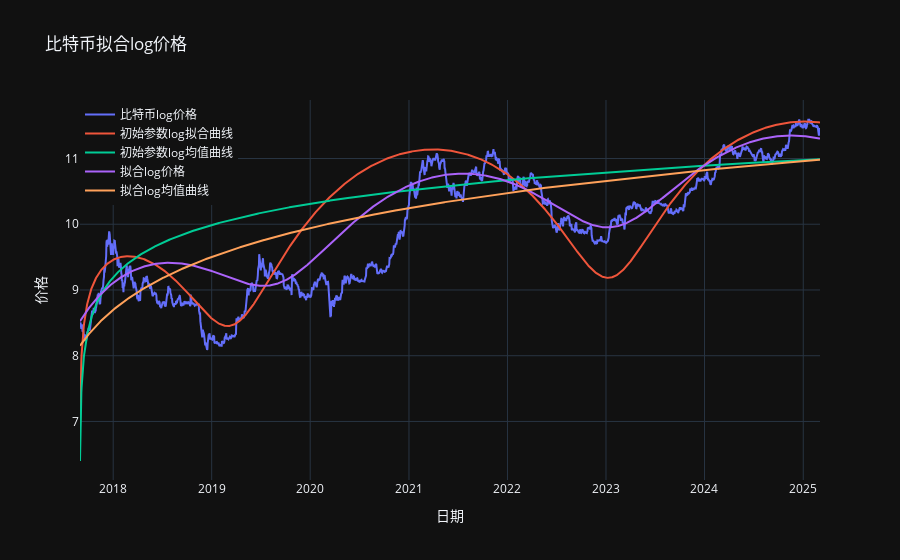

The cell this chart's notebook holds for it:
### Code cell
# 创建log图表
fig = make_subplots()

# 添加log价格曲线
fig.add_trace(go.Scatter(x=df.index, y=y_data_log, mode='lines', name='比特币log价格'))

# 添加初始参数拟合曲线
fig.add_trace(go.Scatter(x=df.index, y=y_true_log, mode='lines', name='初始参数log拟合曲线'))

# 添加初始参数均值曲线
fig.add_trace(go.Scatter(x=df.index, y=np.log(y_true_m), mode='lines', name='初始参数log均值曲线'))

# 添加拟合价格曲线
fig.add_trace(go.Scatter(x=df.index, y=result.best_fit, mode='lines', name='拟合log价格'))

# 添加拟合log均值曲线
fig.add_trace(go.Scatter(x=df.index, y=y_regression_fit_m_log, mode='lines', name='拟合log均值曲线'))

# 更新布局
fig.update_layout(
    title='比特币拟合log价格',
    xaxis_title='日期',
    yaxis_title='价格',
    legend=dict(x=0, y=1)
)

# 显示图表
fig.show()

### Figure 1 — Plotly figure (JSON) as saved in the notebook; plotly's stock layout.template omitted (floating-point values rounded to 4 significant figures; data arrays with more than 128 entries replaced by an {"elided": "..."} marker saying what was removed)
{"data": [{"mode": "lines", "name": "比特币log价格", "x": {"elided": "2743 str values"}, "y": {"elided": "2743 float values"}, "type": "scatter"}, {"mode": "lines", "name": "初始参数log拟合曲线", "x": {"elided": "2743 str values"}, "y": {"elided": "2743 float values"}, "type": "scatter"}, {"mode": "lines", "name": "初始参数log均值曲线", "x": {"elided": "2743 str values"}, "y": {"elided": "2743 float values"}, "type": "scatter"}, {"mode": "lines", "name": "拟合log价格", "x": {"elided": "2743 str values"}, "y": {"elided": "2743 float values"}, "type": "scatter"}, {"mode": "lines", "name": "拟合log均值曲线", "x": {"elided": "2743 str values"}, "y": {"elided": "2743 float values"}, "type": "scatter"}], "layout": {"xaxis": {"anchor": "y", "domain": [0.0, 1.0], "title": {"text": "日期"}}, "yaxis": {"anchor": "x", "domain": [0.0, 1.0], "title": {"text": "价格"}}, "legend": {"x": 0, "y": 1}, "title": {"text": "比特币拟合log价格"}}}
